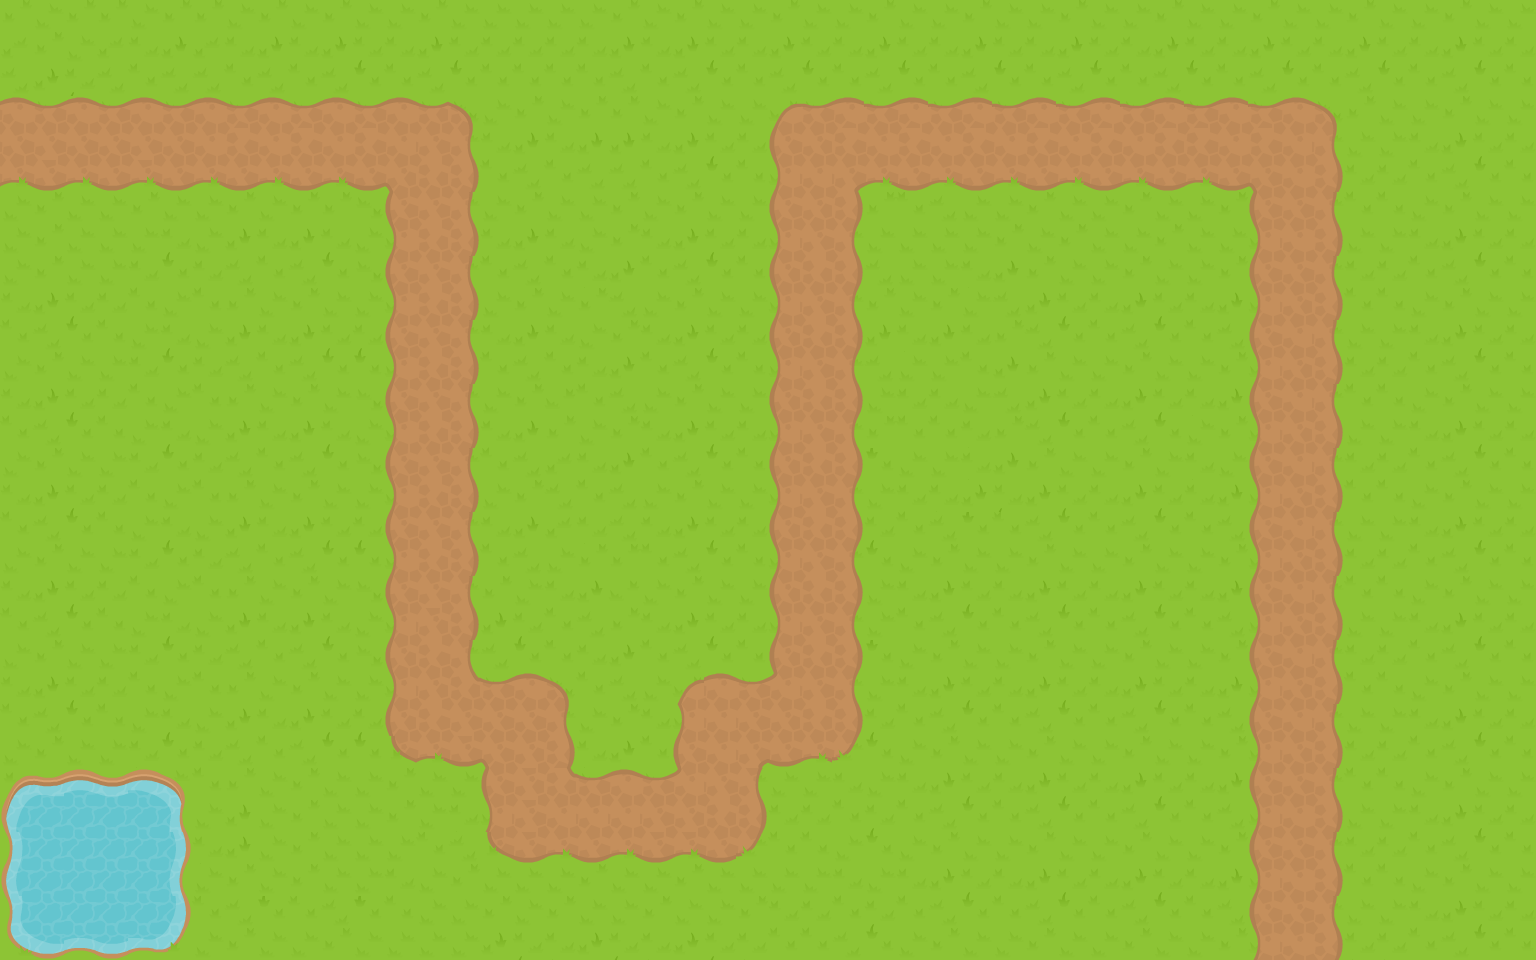

This game map was drawn from its Tiled (.tmx) file and the tilesets committed beside it. A one-line description and the full map source follow:
An orthogonal 48x30 tile map with 32x32 px tiles, 1 tile layer (Calque 1) and 8 objects (8x Path).

<map version="1.2" tiledversion="1.3.2" orientation="orthogonal" renderorder="right-down" compressionlevel="0" width="48" height="30" tilewidth="32" tileheight="32" infinite="0" nextlayerid="4" nextobjectid="14">
 <tileset firstgid="1" source="RPGpack_sheet.tsx" />
 <layer id="1" name="Calque 1" width="48" height="30">
  <data encoding="csv">
127,128,129,127,128,129,127,128,129,128,129,130,128,129,130,128,128,128,128,129,128,129,130,128,129,130,128,129,130,128,129,130,128,129,130,128,129,130,128,129,130,128,129,130,128,129,130,128,
167,129,130,167,168,169,167,168,169,168,169,170,168,169,170,168,168,168,168,169,168,169,170,168,169,170,168,169,170,168,169,170,168,169,170,168,169,170,168,169,170,168,169,170,168,169,170,168,
207,169,170,207,208,209,207,208,209,208,209,210,208,209,210,208,208,208,208,209,208,209,210,208,209,210,208,209,210,208,209,210,208,209,210,208,209,210,208,209,210,208,209,210,208,209,210,208,
13,14,13,14,13,14,13,14,13,14,15,14,13,14,16,128,129,128,129,129,128,129,130,128,11,12,13,12,13,12,13,12,13,12,13,12,13,12,13,12,13,16,129,130,128,129,130,128,
133,134,135,133,134,135,173,174,173,174,173,174,93,54,56,168,169,168,169,169,168,169,170,168,131,53,92,93,94,95,92,93,94,95,92,93,94,92,93,94,95,56,128,128,168,169,170,168,
213,214,213,214,213,214,213,214,213,214,213,214,59,94,96,208,209,208,209,209,208,209,210,208,91,93,58,213,214,213,214,213,214,213,214,213,214,213,214,59,17,96,168,168,208,209,210,208,
128,129,130,128,129,130,128,129,128,129,129,10,51,134,56,128,129,128,128,129,128,129,130,128,131,133,96,129,208,209,128,128,129,130,128,129,130,128,129,51,57,56,208,208,128,129,130,128,
128,129,130,128,128,170,128,169,168,169,170,50,91,174,96,168,169,168,128,129,168,169,170,168,91,54,136,128,128,128,128,129,128,129,130,128,129,130,128,91,97,96,128,128,168,169,170,168,
128,129,130,128,168,210,168,209,208,209,210,90,51,54,56,208,209,208,168,169,208,209,210,208,131,94,96,209,128,128,168,169,129,130,128,129,130,128,129,51,137,56,168,168,208,209,210,208,
168,169,170,168,208,130,208,129,128,129,130,130,91,94,96,128,129,128,129,209,128,129,130,128,91,134,136,129,128,129,128,209,169,170,168,169,170,168,169,91,137,96,208,208,128,129,130,128,
208,209,210,208,128,170,128,169,168,169,170,170,51,134,56,168,169,168,128,129,168,169,170,168,131,174,96,169,168,169,168,129,209,210,208,209,210,208,209,51,17,56,128,128,168,169,170,168,
128,129,130,128,168,210,168,209,208,209,210,210,91,174,96,208,209,208,168,169,208,209,210,208,91,54,136,209,128,128,208,169,129,130,128,129,130,128,129,91,57,96,168,168,208,209,210,208,
168,169,170,168,208,130,208,129,128,129,130,10,51,54,56,128,129,87,208,209,128,129,130,128,131,94,96,130,168,168,128,209,169,170,168,169,170,168,169,51,97,56,208,208,128,129,130,128,
208,209,210,208,128,170,128,169,168,169,170,50,91,94,96,168,169,127,128,129,168,169,170,168,91,134,136,129,208,208,168,129,209,210,208,209,210,128,129,91,137,96,128,128,168,169,170,168,
128,129,130,128,168,210,168,209,208,209,210,90,51,134,56,208,209,167,168,169,208,209,210,208,131,174,96,210,128,128,168,169,129,130,128,129,130,168,128,51,17,56,168,168,208,209,210,208,
168,169,170,168,208,130,208,129,128,129,130,130,91,174,96,128,129,207,208,209,128,129,130,128,91,54,136,130,168,168,169,170,169,170,168,169,170,168,169,91,57,96,208,208,128,129,130,128,
208,209,210,208,128,170,128,169,168,169,170,170,51,54,56,168,169,167,168,209,168,169,170,168,131,94,96,170,208,209,210,208,209,210,208,209,210,208,209,51,97,56,128,128,168,169,170,168,
128,129,130,128,168,210,168,209,208,209,210,210,91,94,96,208,209,128,129,47,208,209,210,208,91,134,136,210,128,129,130,128,129,130,128,129,130,128,129,91,137,96,168,168,208,209,210,208,
168,169,170,168,208,130,208,129,128,129,130,10,51,134,56,129,130,168,169,87,128,129,130,128,131,174,96,130,168,169,170,168,169,170,168,169,170,168,169,51,17,56,208,208,128,129,130,128,
208,209,210,208,128,170,128,169,168,169,170,50,91,54,96,169,170,208,209,127,168,169,170,168,91,54,136,128,208,209,210,208,209,210,208,209,210,208,209,91,57,96,128,128,168,169,170,168,
128,129,130,128,168,210,168,209,208,209,210,90,51,94,56,209,210,208,168,169,208,209,210,208,131,94,176,210,128,129,130,128,129,130,128,129,130,128,129,51,17,56,168,168,208,209,210,208,
168,169,170,168,208,130,208,129,128,129,130,130,91,134,98,14,13,16,208,209,128,11,13,14,99,134,136,130,168,169,170,168,169,170,168,169,170,168,169,91,57,96,208,208,128,129,130,128,
208,209,210,208,128,170,128,169,168,169,170,170,51,174,132,133,55,56,128,129,168,91,93,135,133,174,176,170,208,209,210,208,209,210,208,209,210,208,209,51,97,56,128,128,168,169,170,168,
128,129,130,128,168,210,168,209,208,209,210,210,211,213,212,59,138,96,168,169,208,131,93,58,214,213,216,210,128,129,130,128,129,130,128,129,130,128,129,91,137,96,168,168,208,209,210,208,
21,22,23,24,25,26,208,129,128,129,130,128,129,130,128,51,138,98,14,13,14,99,54,136,128,128,168,130,168,169,170,168,169,170,168,169,170,168,169,51,53,56,208,208,128,129,130,128,
61,62,63,64,65,66,128,169,128,129,130,128,129,130,168,91,138,93,93,93,134,134,94,96,168,168,208,170,208,209,210,208,209,210,208,209,210,208,209,91,93,96,128,128,168,169,170,168,
101,102,103,104,105,106,168,169,128,129,130,128,128,208,209,211,212,213,212,213,212,213,214,216,208,208,128,210,128,129,130,128,129,130,128,129,130,128,129,51,133,56,168,168,208,209,210,208,
141,142,143,144,145,146,128,129,128,129,130,128,168,128,129,130,130,128,129,130,128,129,130,128,128,128,168,130,168,169,170,168,169,170,168,169,170,168,169,91,173,96,208,208,128,129,130,128,
181,182,183,184,185,186,208,209,210,208,209,210,208,128,128,129,128,129,130,128,129,130,128,129,168,168,208,170,208,209,210,208,209,210,208,209,210,208,209,51,53,56,128,128,168,169,170,168,
221,222,223,224,225,226,128,129,130,128,129,130,128,128,128,169,170,168,169,170,168,169,170,168,208,208,209,210,128,129,130,128,129,130,128,129,130,128,129,91,93,96,168,168,208,209,210,208
</data>
 </layer>
 <objectgroup id="3" name="path">
  <object id="5" type="Path" x="0" y="98" width="382.667" height="93.3333" />
  <object id="7" type="Path" x="385" y="97" width="92" height="572" />
  <object id="8" type="Path" x="385" y="670" width="188" height="95" />
  <object id="9" type="Path" x="481" y="765" width="286" height="98" />
  <object id="10" type="Path" x="673" y="673" width="189" height="91" />
  <object id="11" type="Path" x="770" y="193" width="92" height="476" />
  <object id="12" type="Path" x="768" y="97" width="575" height="95" />
  <object id="13" type="Path" x="1250" y="193" width="91" height="766" />
 </objectgroup>
</map>
